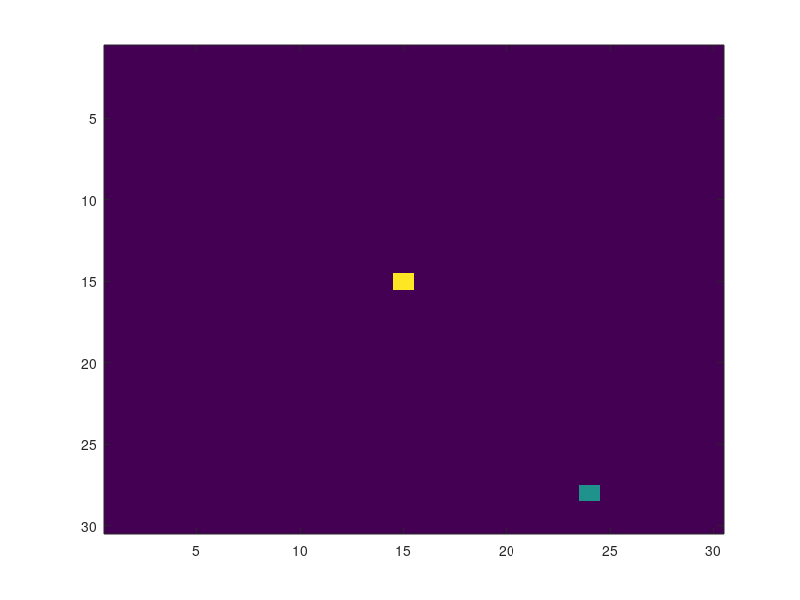

MATLAB code to generate this figure: (Note: this script raises an error after producing the figure.)
%% playSnake;
function fig = playSnakeFix(fig)

fig.snake.testing = 1;
if ~exist('fig','var') || ~isfield(fig,'h')
    fig.snake.testing = 1;
    fig.h = figure;
    fig.snake.timeout = 3;
end

%Size of the 'playing field'.
fig.snake.xmax = 30;
fig.snake.ymax = 30;
fig.snake.grid = zeros(fig.snake.xmax,fig.snake.ymax);

%Starting position.
fig.snake.x = 15;
fig.snake.y = 15;
fig.snake.grid(fig.snake.x,fig.snake.y) = 1;

fig.snake.mylength = 1;     %fig.snake.mylength of snake
fig.snake.positionX = zeros(fig.snake.mylength);  %array holds all the coordinates
fig.snake.positionY = zeros(fig.snake.mylength);  %  of the snake's body elements
fig.snake.positionX(1) = fig.snake.x;
fig.snake.positionY(1) = fig.snake.y;

%Position of the food.
fig.snake.xfood = fig.snake.x;
fig.snake.yfood = fig.snake.y;
fig = getNewFood(fig);

fig.snake.justGotFoodFlag = 0;
fig.snake.gameover = 0;

set(fig.h,'menubar','none');


% ADJUST THE SIZE AND POSITION HERE IF DESIRED.

% set(fig.h,'position',[724 46 200 200]);

set(fig.h,'CurrentObject',imagesc(fig.snake.grid));
set(fig.h,'KeyPressFcn',@keyPress);

drawnow;
tic
fig.snake.starttime = toc;
set(fig.h,'UserData',fig);
while (fig.snake.starttime+toc) < fig.snake.timeout
    pause(.01);
    if fig.snake.gameover
        
        fig.snake.gameover = 0;
        break
    end
    fig = get(fig.h,'UserData');
end
fprintf('TimeOut!!\n');
fig = snakeGameOver(fig);

end
%% Called for any key press.
function keyPress(~,evt)
youGottaMove(evt.Key);

% set(fig.h,'UserData',fig);
fig = get(gcf,'UserData');

while ~fig.snake.gameover && (fig.snake.starttime+toc) < fig.snake.timeout
    pause(0.1);
    set(gcf,'UserData',fig);
    if fig.snake.gameover || isempty(get(gcf,'KeyPressFcn'))
        break
    else
        youGottaMove(evt.Key);
    end
    fig = get(gcf,'UserData');
end
end

%% Called after a keypress or after timedelay (?? timedelay??)
function youGottaMove(mov)
% fprintf('You gotta move\n');
makeMovement(mov);
% set(fig.h,'UserData',fig);
fig = get(gcf,'UserData');
if exist('fig','var') && ~isempty(fig) && isfield(fig,'snake') ...
        && isfield (fig.snake,'gameover') && ~fig.snake.gameover
    fig = checkBody(fig);
    if ~fig.snake.gameover
        fig.snake.justGotFoodFlag = 0;
        
        fig.snake.grid(fig.snake.positionX(1),fig.snake.positionY(1)) = 0;
        
        if (fig.snake.mylength~=1)
            for i = 1:fig.snake.mylength-1
                fig.snake.positionX(i) = fig.snake.positionX(i+1);
                fig.snake.positionY(i) = fig.snake.positionY(i+1);
            end
        end
        
        fig.snake.positionX(fig.snake.mylength) = fig.snake.x;
        fig.snake.positionY(fig.snake.mylength) = fig.snake.y;
        
        fig = checkPosEqFood(fig);
        
        fig.snake.grid(fig.snake.x,fig.snake.y) = 1;
        try
            set(fig.h,'CurrentObject',imagesc(fig.snake.grid));
        end
    end
    try
        set(fig.h,'UserData',fig);
    end
end
end

%% Moves the position of the snake in direction of 'mov' (key)
function makeMovement(mov)
% fprintf('\tmakeMovement\n');
fig = get(gcf,'UserData');
if exist('fig','var') && ~isempty(fig) && isfield(fig,'snake') ...
        && isfield (fig.snake,'gameover') && ~fig.snake.gameover
    % tmp = 1;
    % while 1 % tmp
    switch(mov)
        case 'downarrow'
            if (fig.snake.x==fig.snake.xmax)
                fig = snakeGameOver(fig);
                %                 break;
            end
            fig.snake.x=fig.snake.x+1;
        case 'uparrow'
            if (fig.snake.x==1)
                fig = snakeGameOver(fig);
                %                 break;
            end
            fig.snake.x=fig.snake.x-1;
        case 'rightarrow'
            if (fig.snake.y==fig.snake.ymax)
                fig = snakeGameOver(fig);
                %                 break;
            end
            fig.snake.y=fig.snake.y+1;
        case 'leftarrow'
            if (fig.snake.y==1)
                fig = snakeGameOver(fig);
                %                 break;
            end
            fig.snake.y=fig.snake.y-1;
        otherwise
            % any other key is pressed - keep going
            %             break
    end
    if ~fig.snake.gameover
        try
            set(fig.h,'UserData',fig);
        end
    end
end
%     tmp = 0;
% end
end

%% Checks if new position is part of snake's body
function fig = checkBody(fig)
if (fig.snake.mylength~=1)
    for i = 1 : fig.snake.mylength-fig.snake.justGotFoodFlag
        if (fig.snake.x == fig.snake.positionX(i)) && (fig.snake.y == fig.snake.positionY(i))
            fig = snakeGameOver(fig);
            break
        end
    end
end

end

%% Check if you've reached the food
function fig = checkPosEqFood(fig)

if (fig.snake.x==fig.snake.xfood)&&(fig.snake.y==fig.snake.yfood)
    fig.snake.mylength = fig.snake.mylength + 1;
    fig.snake.positionX(fig.snake.mylength) = fig.snake.x;
    fig.snake.positionY(fig.snake.mylength) = fig.snake.y;
    fig = getNewFood(fig);
    fig.snake.justGotFoodFlag = 1;
end
end

%% Create new food element
function fig = getNewFood(fig)
flag = 1;
while (flag)
    fig.snake.xfood = randi(fig.snake.xmax);
    fig.snake.yfood = randi(fig.snake.ymax);
    flag = 0;
    for i = 1:fig.snake.mylength
        if (fig.snake.xfood==fig.snake.positionX(i)) && (fig.snake.yfood==fig.snake.positionY(i))
            flag=1;
        end
    end
end
fig.snake.grid(fig.snake.xfood,fig.snake.yfood) = 0.5;
end

%%
function doNothing(~,~)
end

%% Closes things up.
function fig = snakeGameOver(fig)
% fig = get(gcf,'UserData');
try
    set(fig.h,'KeyPressFcn',@doNothing);
    fig.snake.grid(:,:) = 0.2;
    set(fig.h,'CurrentObject',imagesc(fig.snake.grid));
    pause(1);
%     fig.snake.gameover_msg = 'Game Over, person!';
    fprintf('%s\n',fig.snake.gameover_msg);
%     waitfor(warndlg(fig.snake.gameover_msg,'Game over:'));
    fig.snake.gameover = 1;
    if fig.snake.testing
        delete(fig.h);
    end
end
end
